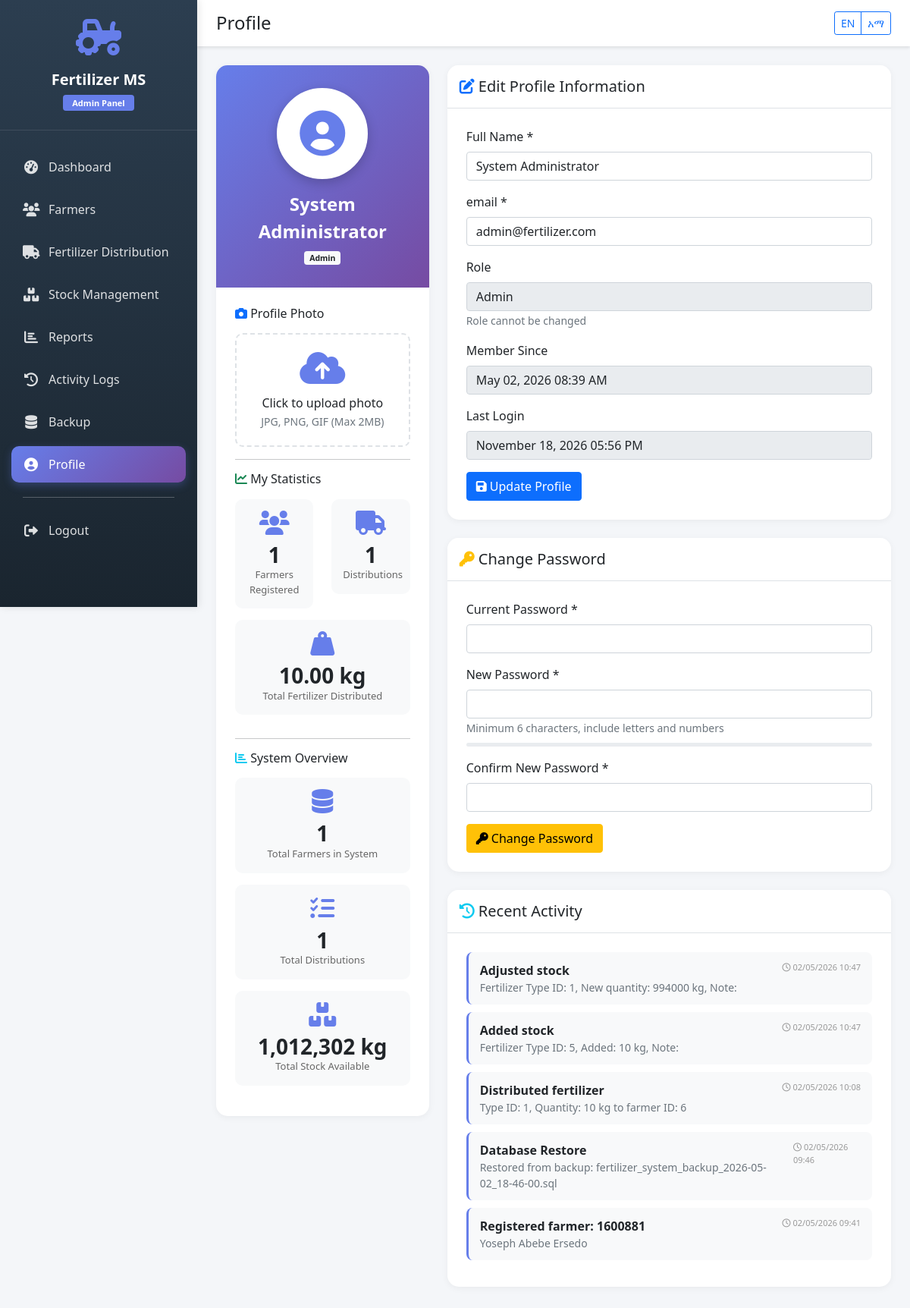
The page /admin/profile.php (signed in) on the database its author committed.
### tables this page shows
CREATE TABLE `users` (
  `id` int(11) NOT NULL AUTO_INCREMENT,
  `name` varchar(100) NOT NULL,
  `email` varchar(100) NOT NULL,
  `password` varchar(255) NOT NULL,
  `role` enum('admin','officer') NOT NULL DEFAULT 'officer',
  `created_at` timestamp NOT NULL DEFAULT current_timestamp(),
  PRIMARY KEY (`id`),
  UNIQUE KEY `email` (`email`)
);

CREATE TABLE `logs` (
  `id` int(11) NOT NULL AUTO_INCREMENT,
  `user_id` int(11) DEFAULT NULL,
  `action` varchar(255) NOT NULL,
  `details` text DEFAULT NULL,
  `ip_address` varchar(45) DEFAULT NULL,
  `created_at` timestamp NOT NULL DEFAULT current_timestamp(),
  PRIMARY KEY (`id`),
  KEY `user_id` (`user_id`),
  CONSTRAINT `logs_ibfk_1` FOREIGN KEY (`user_id`) REFERENCES `users` (`id`) ON DELETE SET NULL
);

### admin/profile.php (the view, shortened to what the rows shown need)
<?php
require_once '../config/database.php';
require_once '../config/language.php';
$user_id = getCurrentUserId();
$user_query = executeQuery("SELECT * FROM users WHERE id = ?", [$user_id], 'i');
$user = $user_query->fetch_assoc();
$recent_activity = executeQuery("
    SELECT * FROM logs
    WHERE user_id = ?
    ORDER BY created_at DESC
    LIMIT 5
", [$user_id], 'i');
?>
<!DOCTYPE html>
<html lang="<?php echo getCurrentLanguage(); ?>">
<head>
    <link href="https://cdn.jsdelivr.net/npm/bootstrap@5.1.3/dist/css/bootstrap.min.css" rel="stylesheet">
    <link rel="stylesheet" href="https://cdnjs.cloudflare.com/ajax/libs/font-awesome/6.0.0/css/all.min.css">
</head>
<body>
    <div class="main-content">
        <div class="content-wrapper">
            <div class="row">
                <div class="col-md-4">
                    <div class="profile-card">
                        <div class="profile-header">
                            <div class="profile-avatar">
                                <?php
                                $profile_photo = $user['profile_photo'] ?? '';
                                if (!empty($profile_photo) && file_exists('../assets/profile_images/' . $profile_photo)):
                                ?>
                                    <img src="../assets/profile_images/<?php echo $profile_photo; ?>" alt="Profile Photo">
                                <?php else: ?>
                                    <i class="fas fa-user-circle"></i>
                                <?php endif; ?>
                            </div>
                            <div class="profile-name"><?php echo htmlspecialchars($user['name']); ?></div>
                            <div class="profile-role">
                                <span class="badge bg-light text-dark"><?php echo ucfirst($user['role']); ?></span>
                            </div>
                        </div>
                    </div>
                </div>
                <div class="col-md-8">
                    <div class="profile-card">
                        <div class="profile-body">
                            <form method="POST" action="">
                                <div class="mb-3">
                                    <label class="form-label"><?php echo __('full_name'); ?> *</label>
                                    <input type="text" class="form-control" name="name"
                                           value="<?php echo htmlspecialchars($user['name']); ?>" required>
                                </div>
                                <div class="mb-3">
                                    <label class="form-label"><?php echo __('email'); ?> *</label>
                                    <input type="email" class="form-control" name="email"
                                           value="<?php echo htmlspecialchars($user['email']); ?>" required>
                                </div>
                                <div class="mb-3">
                                    <label class="form-label">Role</label>
                                    <input type="text" class="form-control" value="<?php echo ucfirst($user['role']); ?>" disabled>
                                    <small class="text-muted">Role cannot be changed</small>
                                </div>
                                <div class="mb-3">
                                    <label class="form-label">Member Since</label>
                                    <input type="text" class="form-control"
                                           value="<?php echo date('F d, Y h:i A', strtotime($user['created_at'])); ?>" disabled>
                                </div>
                            </form>
                        </div>
                    </div>
                    <div class="profile-card mt-4">
                        <div class="profile-body">
                            <?php if($recent_activity && $recent_activity->num_rows > 0): ?>
                                <?php while($activity = $recent_activity->fetch_assoc()): ?>
                                <div class="activity-item">
                                    <div class="d-flex justify-content-between align-items-start">
                                        <div>
                                            <strong><?php echo htmlspecialchars($activity['action']); ?></strong>
                                            <p class="mb-0 text-muted small"><?php echo htmlspecialchars($activity['details']); ?></p>
                                        </div>
                                        <div class="activity-time">
                                            <i class="far fa-clock"></i> <?php echo date('d/m/Y H:i', strtotime($activity['created_at'])); ?>
                                        </div>
                                    </div>
                                </div>
                                <?php endwhile; ?>
                            <?php endif; ?>
                        </div>
                    </div>
                </div>
            </div>
        </div>
    </div>
</body>
</html>

### rows shown on the page
users: name "System Administrator", role "Admin", email "admin@fertilizer.com", created_at "May 02, 2026 08:39 AM"
logs: action "Adjusted stock", details "Fertilizer Type ID: 1, New quantity: 994000 kg, Note:", created_at "02/05/2026 10:47"
logs: action "Added stock", details "Fertilizer Type ID: 5, Added: 10 kg, Note:", created_at "02/05/2026 10:47"
logs: action "Distributed fertilizer", details "Type ID: 1, Quantity: 10 kg to farmer ID: 6", created_at "02/05/2026 10:08"
logs: action "Database Restore", details "Restored from backup: fertilizer_system_backup_2026-05-02_18-46-00.sql", created_at "02/05/2026 09:46"
logs: action "Registered farmer: 1600881", details "Yoseph Abebe Ersedo", created_at "02/05/2026 09:41"

### other values the page prints
__('dashboard') "Dashboard"
__('farmers') "Farmers"
__('distribution') "Fertilizer Distribution"
__('stock') "Stock Management"
__('reports') "Reports"
__('logs') "Activity Logs"
__('backup') "Backup"
__('profile') "Profile"
__('logout') "Logout"
$stats['farmers_registered'] "1"
$stats['distributions_made'] "1"
$stats['total_fertilizer'] "10.00"
$stats['total_farmers'] "1"
$stats['total_distributions'] "1"
$stats['total_stock'] "1,012,302"
